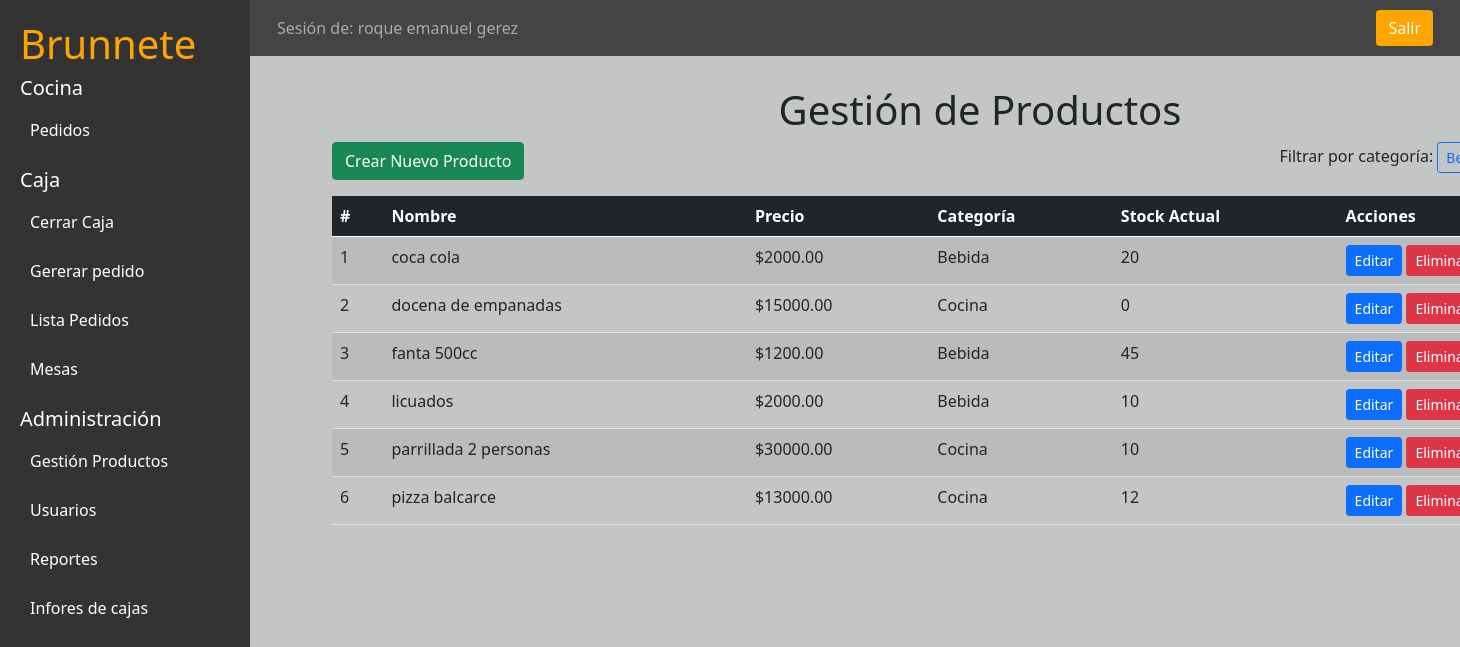
The app's page /cocina/productos/ (signed in) with its own data.
### applications/users/models.py (models this page shows, shortened)
class User(AbstractBaseUser, PermissionsMixin):
    ADMINISTRADOR = '0'
    CAJERO = '1'
    COCINERO = '2'
    VARON = 'M'
    MUJER = 'F'
    OTRO = 'O'
    OCUPATION_CHOICES = [
        (ADMINISTRADOR, 'Administrador'),
        (CAJERO, 'Cajero'),
        (COCINERO, 'Cocinero'),
    ]
    GENDER_CHOICES = [
        (VARON, 'Masculino'),
        (MUJER, 'Femenino'),
        (OTRO, 'Otros'),
    ]
    email = models.EmailField(unique=True)
    telefono = models.CharField('Telefono', max_length=50, default='123')
    full_name = models.CharField('Nombres', max_length=100)
    domicilio = models.CharField('Domicilio', max_length=100, blank=True, null=True)
    ocupation = models.CharField(
        max_length=1,
        choices=OCUPATION_CHOICES,
        blank=True
    )
    genero = models.CharField(
        max_length=1,
        choices=GENDER_CHOICES,
        blank=True
    )
    date_birth = models.DateField(
        'Fecha de nacimiento',
        blank=True,
        null=True
    )
    is_staff = models.BooleanField(default=False)
    is_active = models.BooleanField(default=False)
    USERNAME_FIELD = 'email'
    REQUIRED_FIELDS = ['full_name']
    objects = UserManager()

### applications/cocina/models.py (models this page shows, shortened)
class Productos(models.Model):
    BEBIDA = '0'
    COCINA = '1'
    TIPO_CATEGORIA_CHOICES = [
        (BEBIDA, 'Bebida'),
        (COCINA, 'Cocina'),
    ]
    nombre_prod = models.CharField(max_length=100)
    precio_prod = models.DecimalField(max_digits=10, decimal_places=2)
    stock_min_prod = models.PositiveIntegerField(blank=True, null=True)  # Stock mínimo para alerta
    stock_actual_prod = models.PositiveIntegerField()  # Cantidad actual en stock
    existencia_insumo = models.BooleanField(default=True)  # Indica si el insumo está disponible
    categoria = models.CharField('Categoria', max_length=2, choices=TIPO_CATEGORIA_CHOICES)
    objects = ProductosManager()

### applications/cocina/views.py (the view)
class ProductosListView(AdminPermisoMixin, ListView):
    model = Productos
    template_name = 'cocina/productos_list.html'
    context_object_name = 'productos'
    paginate_by = 7  # Número de productos por página
    def get_queryset(self):
        queryset = super().get_queryset()
        categoria = self.request.GET.get('categoria')  # Capturar el filtro de la URL
        if categoria:
            queryset = queryset.filter(categoria=categoria)
        queryset = queryset.order_by('nombre_prod')
        return queryset
    def get_context_data(self, **kwargs):
        context = super().get_context_data(**kwargs)
        context['categorias'] = Productos.TIPO_CATEGORIA_CHOICES  # Enviar las categorías al template
        return context

### applications/procesors.py (called while the page is built)
def caja(request):
    try:
        caja = Caja.objects.latest('id')
        user_caja = caja.user.full_name
        return {
            'caja_activa': caja.abierta_caja,
            'caja_activa_usuario': user_caja, # Agrega el usuario que tiene la caja activa
        }
    except:
        return {
            'caja_activa': None,
            'caja_activa_usuario': None,
        }

### applications/users/mixins.py (called while the page is built)
def check_ocupation_user(ocupation, user_ocupation):
    if (ocupation == User.ADMINISTRADOR or ocupation == user_ocupation):
        return True
    else:
        return False

    def dispatch(self, request, *args, **kwargs):
        if not request.user.is_authenticated:
            return self.handle_no_permission()
        if not check_ocupation_user(request.user.ocupation, User.ADMINISTRADOR):
            return HttpResponseRedirect(
                reverse(
                    'users_app:User-Login'
                )
            )
        return super().dispatch(request, *args, **kwargs)

### templates/cocina/productos_list.html (shortened to what this page needs)
{% extends "panel.html" %}
{% load  static %}
{% block panel-content %}
<div class="container">
    <h1 class="text-center">Gestión de Productos</h1>
    <div class="d-flex justify-content-between mb-3">
        <a href="{% url 'cocina_app:Crear_Producto' %}" class="btn btn-success">Crear Nuevo Producto</a>
        <div>
            <span>Filtrar por categoría:</span>
            <a href="?categoria=0" class="btn btn-outline-primary btn-sm">Bebida</a>
        </div>
    </div>
    <table class="table table-striped">
        <thead class="table-dark">
            <tr>
                <th>#</th>
                <th>Nombre</th>
                <th>Precio</th>
                <th>Categoría</th>
                <th>Stock Actual</th>
                <th>Acciones</th>
            </tr>
        </thead>
        <tbody>
            {% for producto in productos %}
            <tr>
                <td>{{ forloop.counter }}</td>
                <td>{{ producto.nombre_prod }}</td>
                <td>${{ producto.precio_prod }}</td>
                <td>{{ producto.get_categoria_display }}</td>
                <td>{{ producto.stock_actual_prod }}</td>
                <td>
                    <a href="{% url 'cocina_app:Editar_Producto' producto.id %}" class="btn btn-primary btn-sm">Editar</a>
                    <a href="{% url 'cocina_app:Eliminar_Producto' producto.id %}" class="btn btn-danger btn-sm">Eliminar</a>
                </td>
            </tr>
            {% endfor %}
        </tbody>
    </table>
</div>
{% endblock panel-content %}

### templates/panel.html
{% extends 'base.html' %}
{% load static %}
{% block css %}
    <link rel="stylesheet" href="{% static 'css/stylesindex.css' %}">
{% endblock css %}
{% block content %}
    <div class="d-flex">
        <div class="sidebar ">
            <h1>Brunnete</h1>
        {% if user.is_active %}
            <h5>Cocina</h5>
            {% if not caja_activa %}
            <a href="#">Debes abrir de Caja</a>
            {% else %}
            <a href="{% url 'cocina_app:Mesas' %}">Pedidos</a>
            {% endif %}
            <div class="mt-3">
                <h5>Caja</h5>
                {% if not caja_activa %}
                <a href="{% url 'caja_app:Nueva_Caja' %}">Apertura de Caja</a>
                {% elif caja_activa_usuario == user.full_name %}
                <a href="{% url 'caja_app:Cierre-caja' %}">Cerrar Caja</a>
                <a href="{% url 'caja_app:Crear_Pedido' %}">Gererar pedido</a>
                <a href="{% url 'caja_app:Lista_Pedidos' %}">Lista Pedidos</a>
                <a href="{% url 'caja_app:Lista_mesas' %}">Mesas</a>
                {% endif %}
            </div>
            <div class="mt-3">
                <h5>Administración</h5>
                <a href="{% url 'cocina_app:Productos_List' %}">Gestión Productos</a>
                <a href="{% url 'users_app:User-Lista' %}">Usuarios</a>
                <a href="{% url 'caja_app:Ranking_Semanal' %}">Reportes</a>
                <a href="{% url 'caja_app:Lista_Ventas' %}">Infores de cajas</a>
            </div>
        {% endif %}
    </div>
        <div class=" flex-grow-1 ">
            <nav class="navbar navbar-expand-lg navbar-dark">
                {% if user.is_active %}
                <div class="container-fluid">
                    <span class="navbar-text">Sesión de: {{ user.full_name }}</span>
                    <a href="{% url 'users_app:User-Logout' %}" class="btn btn-salir ml-auto">Salir</a>
                </div>
                {% endif %}
            </nav>
            <div class=" container-fluid  content min-vh-100">
            {% block panel-content %}
            {% endblock panel-content %}
            </div>
        </div>
    </div>
    {% endblock content %}

### static/css/stylesindex.css (style rules this page uses)
.sidebar { background-color: #333; color: white; width: 250px; height: 100vh; padding: 20px; position: fixed; top: 0; left: 0; overflow-y: auto; }
.sidebar h1 { color: orange; }
.sidebar a { color: white; display: block; padding: 10px; margin: 5px 0; text-decoration: none; }
.navbar { background-color: #444; color: white; padding: 15px; position: fixed; top: 0; left: 250px; right: 0; height: 56px; z-index: 1030; display: flex; align-items: center; }
.navbar .btn-salir { background-color: orange; border: none; color: white; }
.content { background-color: #c3c6c4; margin-top: 56px; margin-left: 250px; padding: 30px; min-height: calc(100vh - 56px); }

### records on screen
User: full_name "roque emanuel gerez"
Productos: nombre_prod "coca cola", precio_prod "2000.00", categoria "Bebida", stock_actual_prod "20"
Productos: nombre_prod "docena de empanadas", precio_prod "15000.00", categoria "Cocina", stock_actual_prod "0"
Productos: nombre_prod "fanta 500cc", precio_prod "1200.00", categoria "Bebida", stock_actual_prod "45"
Productos: nombre_prod "licuados", precio_prod "2000.00", categoria "Bebida", stock_actual_prod "10"
Productos: nombre_prod "parrillada 2 personas", precio_prod "30000.00", categoria "Cocina", stock_actual_prod "10"
Productos: nombre_prod "pizza balcarce", precio_prod "13000.00", categoria "Cocina", stock_actual_prod "12"
